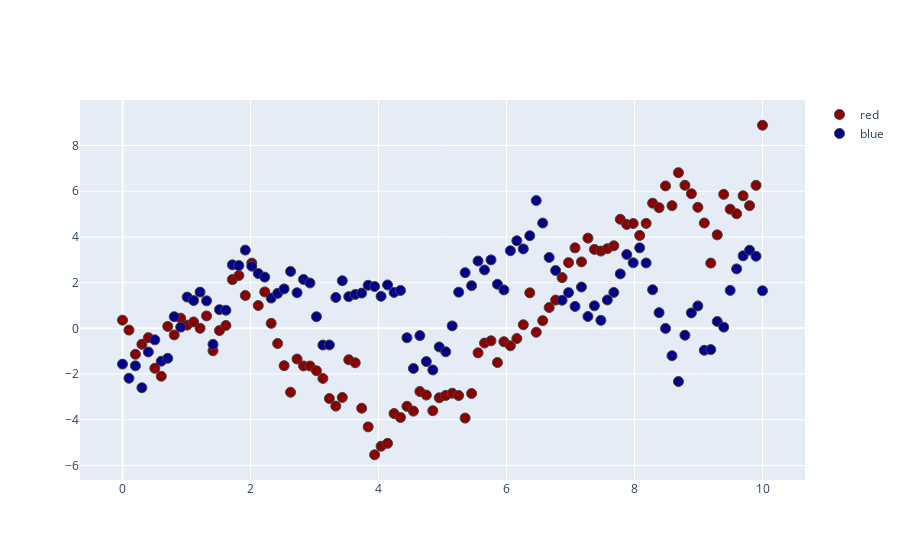

This figure's notebook cell:
### Code cell
fig = go.Figure()
fig.add_trace(go.Scatter(x=t, y=y1, name='red',mode='markers', marker_color='darkred'))
fig.add_trace(go.Scatter(x=t, y=y2, name='blue',mode='markers', marker_color='darkblue'))
fig.update_traces(marker_line_width=1, marker_size=10)
fig.show()
